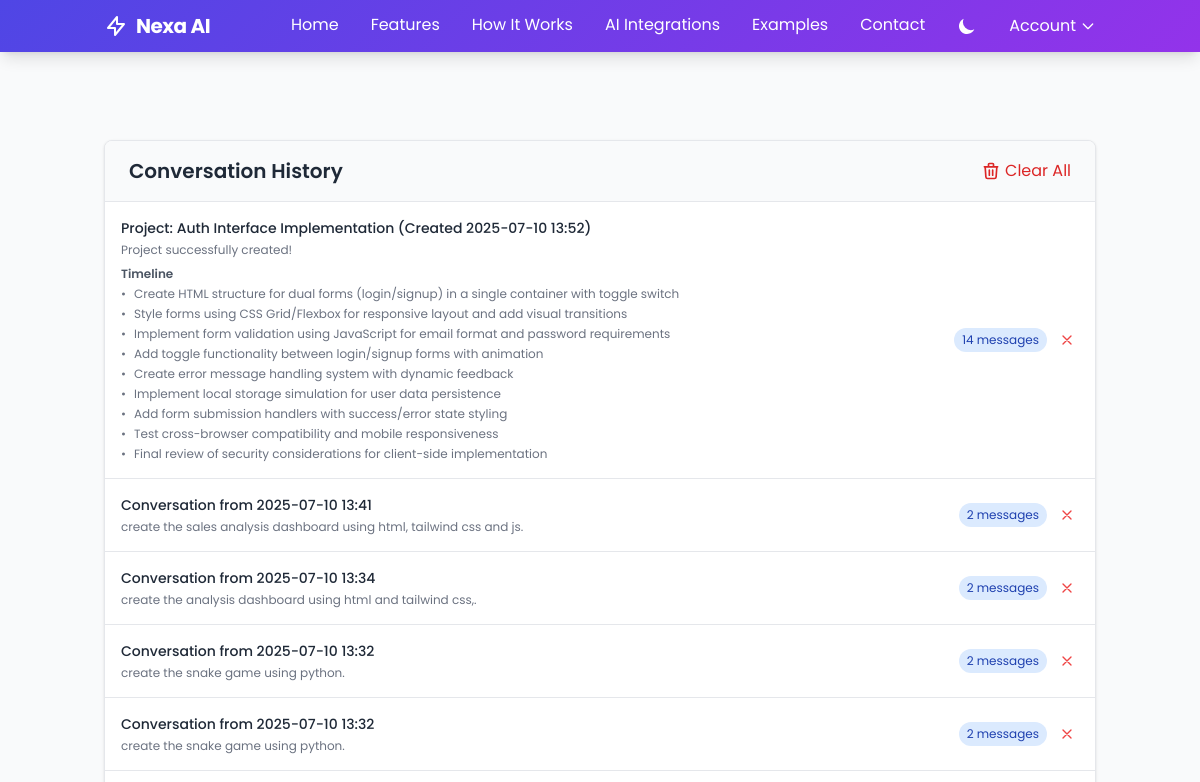
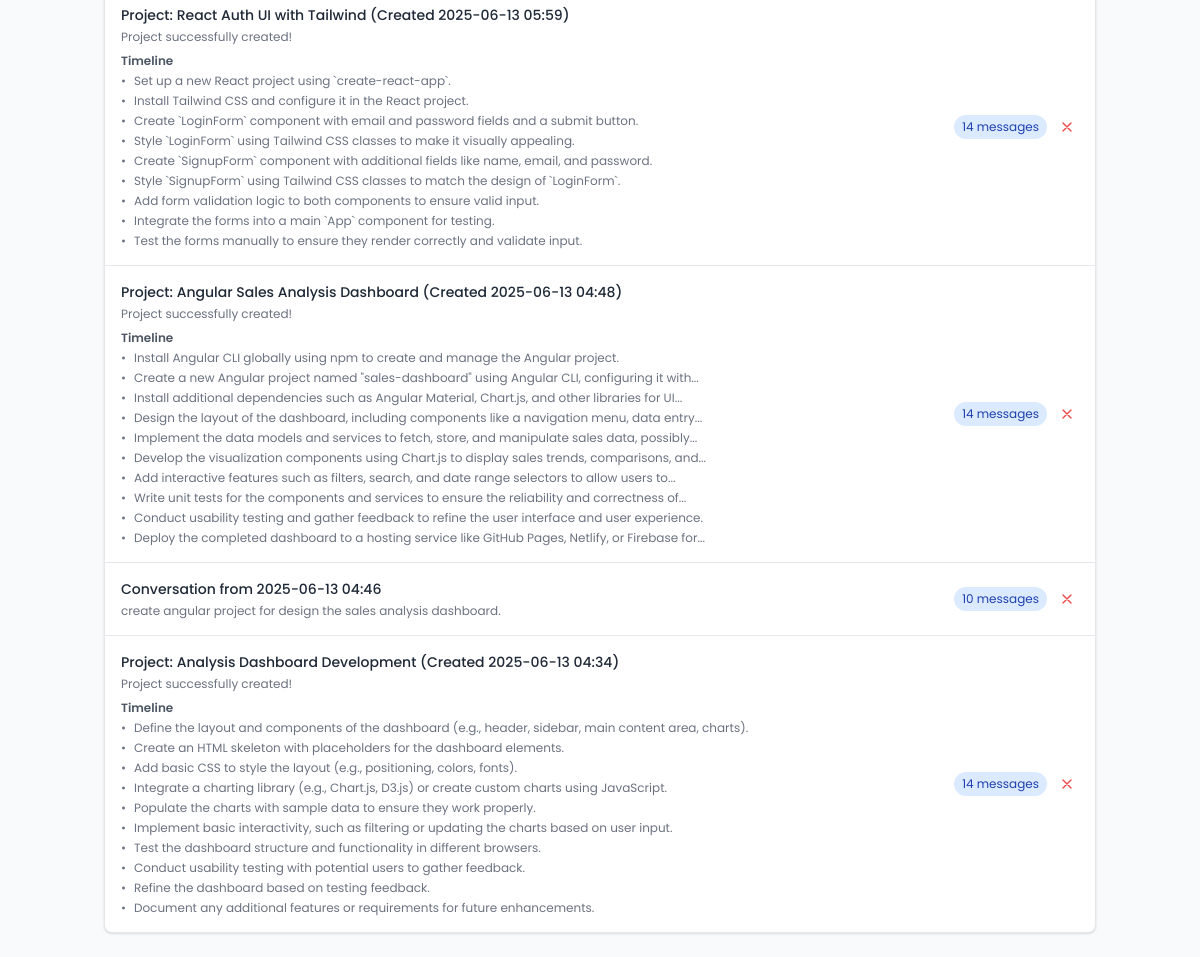
Before: /history (signed in) with the older database file (2 pictures, top to bottom).
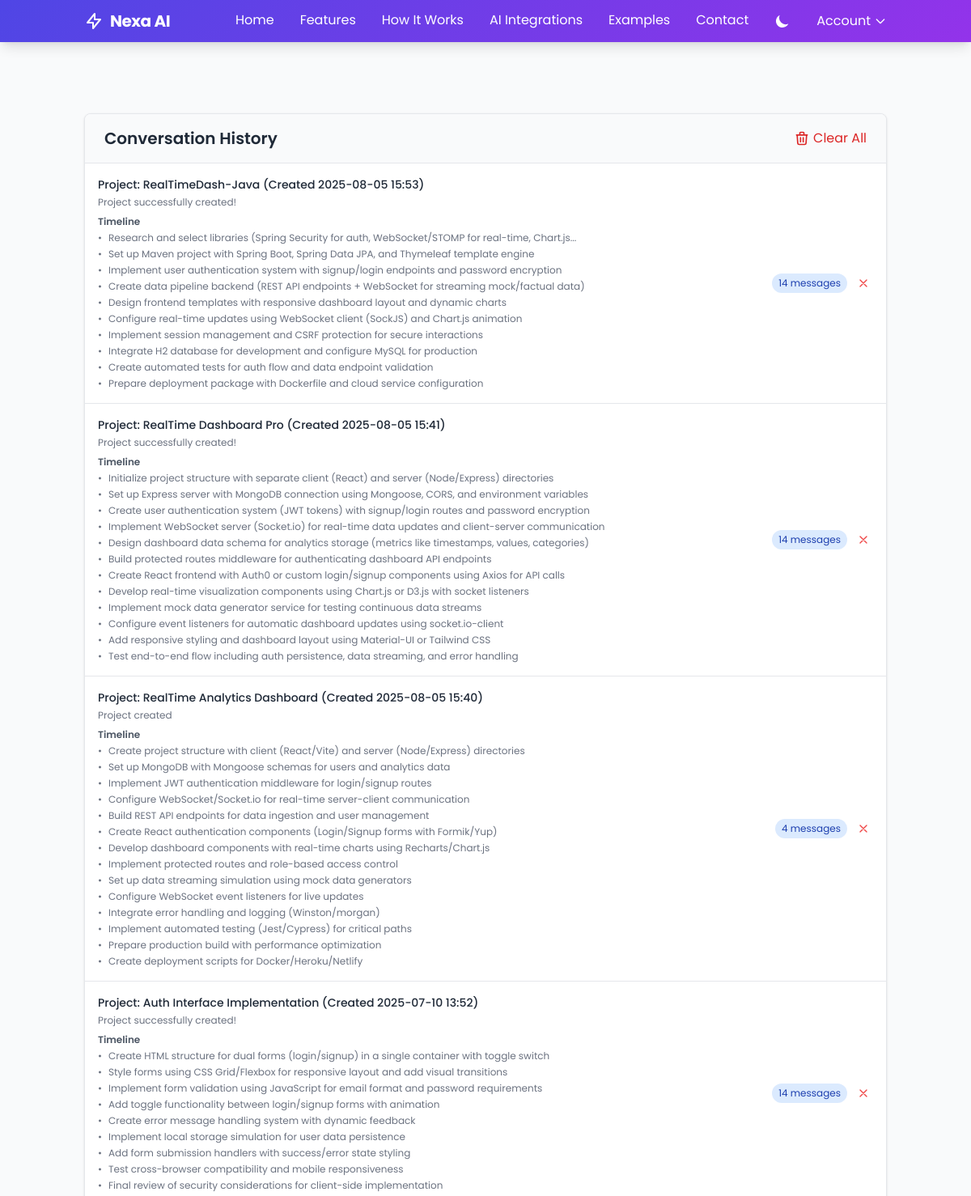
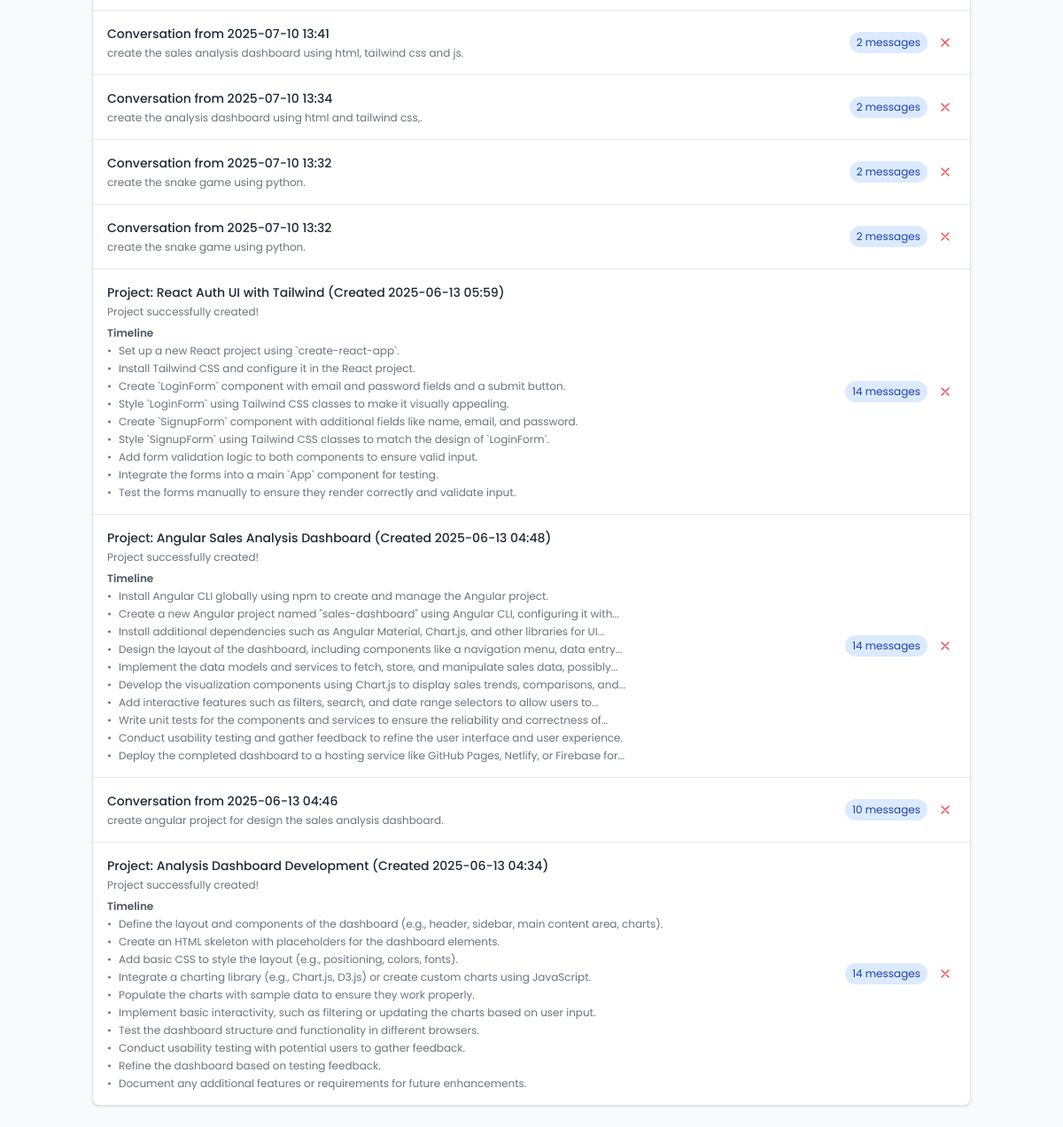
After: the same page with the newer database file (2 pictures, top to bottom).
### app.py (models this page shows)
class Conversation(db.Model):
    id = db.Column(db.Integer, primary_key=True)
    user_id = db.Column(db.Integer, db.ForeignKey('user.id'), nullable=False)
    timestamp = db.Column(db.DateTime, nullable=False, default=datetime.utcnow)
    messages = db.Column(db.JSON, nullable=False)
    project_name = db.Column(db.String(100), nullable=True)
    project_plan = db.Column(db.JSON, nullable=True)

### app.py (the view)
@app.route('/history')
@login_required
def history():
    try:
        conversations = Conversation.query.filter_by(user_id=current_user.id).order_by(Conversation.timestamp.desc()).all()
        return render_template('history.html', history_items=conversations)
    except Exception as e:
        flash(f'Error loading history: {str(e)}', 'error')
        return render_template('history.html', history_items=[])

### app.py (called while the page is built)
@login_manager.user_loader
def load_user(user_id):
    try:
        return db.session.get(User, int(user_id))
    except ValueError:
        session.pop('_user_id', None)
        return None

### templates/history.html (shortened to what this page needs)
{% extends "base.html" %}
{% block content %}
<div class="container mx-auto px-4 py-6">
    <div class="bg-white dark:bg-gray-800 rounded-lg shadow overflow-hidden border border-gray-200 dark:border-gray-700">
        <div class="bg-gray-50 dark:bg-gray-700 px-6 py-4 border-b border-gray-200 dark:border-gray-600">
            <div class="flex items-center justify-between">
                <h2 class="text-xl font-semibold text-gray-800 dark:text-white">Conversation History</h2>
                <button id="clear-all-history" class="text-red-600 dark:text-red-400 hover:text-red-800 dark:hover:text-red-300 flex items-center">
                    Clear All
                </button>
            </div>
        </div>
        <div class="divide-y divide-gray-200 dark:divide-gray-700">
            {% if history_items %}
                {% for conversation in history_items %}
                <div class="history-item p-4 hover:bg-gray-50 dark:hover:bg-gray-700 transition-colors cursor-pointer flex justify-between items-center"
                     data-id="{{ conversation.id }}">
                    <div class="flex-1 min-w-0">
                        {% if conversation.project_name %}
                        <h3 class="text-sm font-medium text-gray-800 dark:text-gray-200 truncate">
                            Project: {{ conversation.project_name }} (Created {{ conversation.timestamp.strftime('%Y-%m-%d %H:%M') }})
                        </h3>
                        <p class="text-xs text-gray-500 dark:text-gray-400 mt-1">
                            {{ conversation.messages | selectattr('type', 'equalto', 'project') | map(attribute='content') | first | default('Project created') }}
                        </p>
                        {% if conversation.project_plan and conversation.project_plan.plans %}
                        <div class="mt-2">
                            <h4 class="text-xs font-semibold text-gray-600 dark:text-gray-300">Timeline</h4>
                            <ul class="mt-1 space-y-1">
                                {% for step, description in conversation.project_plan.plans.items() %}
                                <li class="flex items-start text-xs text-gray-500 dark:text-gray-400">
                                    <span class="mr-2">•</span>
                                    <span>{{ description | truncate(100) }}</span>
                                </li>
                                {% endfor %}
                            </ul>
                        </div>
                        {% endif %}
                        {% else %}
                        <h3 class="text-sm font-medium text-gray-800 dark:text-gray-200 truncate">
                            Conversation from {{ conversation.timestamp.strftime('%Y-%m-%d %H:%M') }}
                        </h3>
                        <p class="text-xs text-gray-500 dark:text-gray-400 truncate mt-1">
                            {{ conversation.messages[0].content[:100] }}{% if conversation.messages[0].content|length > 100 %}...{% endif %}
                        </p>
                        {% endif %}
                    </div>
                    <div class="flex items-center space-x-2">
                        <span class="text-xs bg-blue-100 dark:bg-blue-900 text-blue-800 dark:text-blue-200 px-2 py-1 rounded-full">
                            {{ conversation.messages|length }} messages
                        </span>
                        <button class="delete-history p-1 rounded-full hover:bg-red-100 dark:hover:bg-red-900 transition-colors" data-id="{{ conversation.id }}">
                            <svg xmlns="http://www.w3.org/2000/svg" class="h-4 w-4 text-red-500 dark:text-red-400" fill="none" viewBox="0 0 24 24" stroke="currentColor">
                                <path stroke-linecap="round" stroke-linejoin="round" stroke-width="2" d="M6 18L18 6M6 6l12 12" />
                            </svg>
                        </button>
                    </div>
                </div>
                {% endfor %}
            {% endif %}
        </div>
    </div>
</div>
{% endblock %}

### templates/base.html (shortened to what this page needs)
<!DOCTYPE html>
<html lang="en">
<head>
    <script src="https://cdn.tailwindcss.com"></script>
</head>
<body class="bg-gray-50 text-gray-900 dark:bg-gray-900 dark:text-gray-200">
    <nav class="gradient-bg text-white shadow-lg sticky top-0 z-50">
        <div class="container mx-auto px-4 py-3 flex justify-between items-center">
            <a href="{{ url_for('index') }}" class="text-xl font-bold tracking-tight flex items-center" aria-label="Nexa AI Home">
                <svg class="w-6 h-6 mr-2" fill="none" stroke="currentColor" viewBox="0 0 24 24" xmlns="http://www.w3.org/2000/svg">
                    <path stroke-linecap="round" stroke-linejoin="round" stroke-width="2" d="M13 10V3L4 14h7v7l9-11h-7z"></path>
                </svg>
                Nexa AI
            </a>
            <div class="hidden md:flex items-center space-x-8">
                <a href="{{ url_for('index') }}" class="nav-link text-white hover:text-gray-200" aria-label="Home">Home</a>
                <a href="{{ url_for('features') }}" class="nav-link text-white hover:text-gray-200" aria-label="Features">Features</a>
                <a href="{{ url_for('how_its_works') }}" class="nav-link text-white hover:text-gray-200" aria-label="How It Works">How It Works</a>
                <a href="{{ url_for('integrations') }}" class="nav-link text-white hover:text-gray-200" aria-label="AI Integrations">AI Integrations</a>
                <a href="{{ url_for('examples') }}" class="nav-link text-white hover:text-gray-200" aria-label="Examples">Examples</a>
                <a href="{{ url_for('contact') }}" class="nav-link text-white hover:text-gray-200" aria-label="Contact">Contact</a>
                <button id="theme-toggle" type="button" class="text-white hover:text-gray-200 focus:outline-none" aria-label="Toggle Dark Mode">
                    <svg id="theme-toggle-dark-icon" class="w-5 h-5" fill="currentColor" viewBox="0 0 20 20" xmlns="http://www.w3.org/2000/svg">
                        <path d="M17.293 13.293A8 8 0 016.707 2.707a8.001 8.001 0 1010.586 10.586z"></path>
                    </svg>
                </button>
                {% if current_user.is_authenticated %}
                    <div class="ml-4 relative">
                        <button id="account-btn" type="button" class="flex items-center space-x-1 text-white focus:outline-none hover:text-gray-200 transition-colors" aria-label="Account Menu">
                            <span>Account</span>
                            <svg class="w-4 h-4" fill="none" stroke="currentColor" viewBox="0 0 24 24" xmlns="http://www.w3.org/2000/svg">
                                <path stroke-linecap="round" stroke-linejoin="round" stroke-width="2" d="M19 9l-7 7-7-7"></path>
                            </svg>
                        </button>
                    </div>
                {% endif %}
            </div>
        </div>
    </nav>
    <main class="container mx-auto pt-16">
        {% block content %}{% endblock %}
    </main>
</body>
</html>

### templates/base.html (style rules this page uses)
body { font-family: 'Poppins', sans-serif; min-height: 100vh; display: flex; flex-direction: column; transition: background-color 0.3s ease, color 0.3s ease; }
.gradient-bg { background: linear-gradient(135deg, #4F46E5, #9333EA); }
.container { flex: 1; }
.nav-link { position: relative; padding-bottom: 2px; }
.nav-link:after { content: ''; position: absolute; width: 0; height: 2px; bottom: 0; left: 0; background-color: white; transition: width 0.3s ease; }
.transition-colors { transition-property: background-color, border-color, color, fill, stroke; transition-timing-function: cubic-bezier(0.4, 0, 0.2, 1); transition-duration: 300ms; }

### templates/history.html (style rules this page uses)
.history-item { transition: all 0.2s ease; }

Changed rows visible on the page:
added Conversation: project_name "RealTimeDash-Java", timestamp "2025-08-05 15:53", messages|selectattr "Project successfully created!", description "Research and select libraries (Spring Security for auth, WebSocket/STOMP for real-time, Chart.js..." "Set up Maven project with Spring Boot, Spring Data JPA, and Thymeleaf template engine" "Implement user authentication system with signup/login endpoints and password encryption" "Create data pipeline backend (REST API endpoints + WebSocket for streaming mock/factual data)" "Design frontend templates with responsive dashboard layout and dynamic charts" "Configure real-time updates using WebSocket client (SockJS) and Chart.js animation" "Implement session management and CSRF protection for secure interactions" "Integrate H2 database for development and configure MySQL for production" "Create automated tests for auth flow and data endpoint validation" "Prepare deployment package with Dockerfile and cloud service configuration", messages|length "14"
added Conversation: project_name "RealTime Dashboard Pro", timestamp "2025-08-05 15:41", messages|selectattr "Project successfully created!", description "Initialize project structure with separate client (React) and server (Node/Express) directories" "Set up Express server with MongoDB connection using Mongoose, CORS, and environment variables" "Create user authentication system (JWT tokens) with signup/login routes and password encryption" "Implement WebSocket server (Socket.io) for real-time data updates and client-server communication" "Design dashboard data schema for analytics storage (metrics like timestamps, values, categories)" "Build protected routes middleware for authenticating dashboard API endpoints" "Create React frontend with Auth0 or custom login/signup components using Axios for API calls" "Develop real-time visualization components using Chart.js or D3.js with socket listeners" "Implement mock data generator service for testing continuous data streams" "Configure event listeners for automatic dashboard updates using socket.io-client" "Add responsive styling and dashboard layout using Material-UI or Tailwind CSS" "Test end-to-end flow including auth persistence, data streaming, and error handling", messages|length "14"
added Conversation: project_name "RealTime Analytics Dashboard", timestamp "2025-08-05 15:40", messages|selectattr "Project created", description "Create project structure with client (React/Vite) and server (Node/Express) directories" "Set up MongoDB with Mongoose schemas for users and analytics data" "Implement JWT authentication middleware for login/signup routes" "Configure WebSocket/Socket.io for real-time server-client communication" "Build REST API endpoints for data ingestion and user management" "Create React authentication components (Login/Signup forms with Formik/Yup)" "Develop dashboard components with real-time charts using Recharts/Chart.js" "Implement protected routes and role-based access control" "Set up data streaming simulation using mock data generators" "Configure WebSocket event listeners for live updates" "Integrate error handling and logging (Winston/morgan)" "Implement automated testing (Jest/Cypress) for critical paths" "Prepare production build with performance optimization" "Create deployment scripts for Docker/Heroku/Netlify", messages|length "4"
